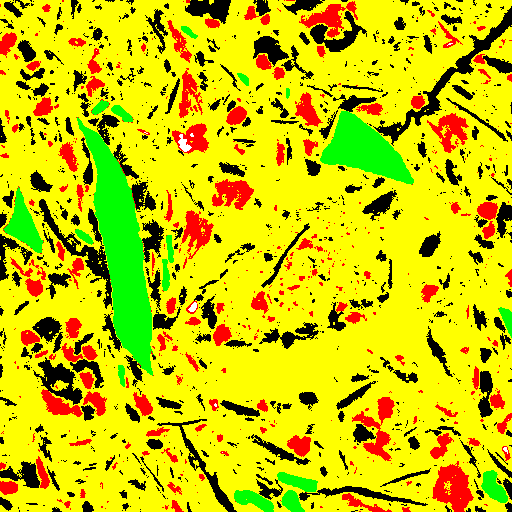
#> input picture pipeline-Master dataset/data/segmented_images/01_1.png, 512 x 512 px; its folder holds only this picture in this run
$ python Unreacted_local_properties.py
#> lines starting #> are read from the running program, lines starting #| are printed output that depends on the picture; after the words box and inside, x2 and y2 are one past the last pixel; in counts of white or black regions, pixels touching at a corner belong together
import os
import cv2
import math
import numpy as np
import matplotlib.pyplot as plt
from scipy import ndimage
from skimage import color, measure
from skimage.measure import label, regionprops
from openpyxl import Workbook

# --- Paths ---
input_folder = "data/segmented_images"
output_folder_data = "data/local/unreacted/data"
output_folder_image = "data/local/unreacted/images"

# Create output folders if they don’t exist
os.makedirs(output_folder_data, exist_ok=True)
os.makedirs(output_folder_image, exist_ok=True)

# --- Parameters ---
pixels_to_um = 1  # scale factor (1 px = 0.0827 µm if you wish to adjust)

# --- Process each image ---
for filename in sorted(os.listdir(input_folder)):
    if not (filename.lower().endswith('.png') or filename.lower().endswith('.jpg')):
        continue

    # Read image
    filepath = os.path.join(input_folder, filename)
    img = cv2.imread(filepath, 1)
#> img is the input picture: shape (512, 512, 3); mean B, G, R 0.2, 199.9, 205.3
    if img is None:
        print(f"Skipping unreadable file: {filename}")
        continue

    img_rgb = cv2.cvtColor(img, cv2.COLOR_BGR2RGB)

    # Define lower/upper bounds for RED in BGR
    lower_red = np.array([100, 0, 0], dtype=np.uint8)   # low B, low G, high-ish R
    upper_red = np.array([255, 100, 100], dtype=np.uint8)  # allow some B,G noise, max R


    # Create mask and extract only green regions
    mask_red = cv2.inRange(img_rgb, lower_red, upper_red)
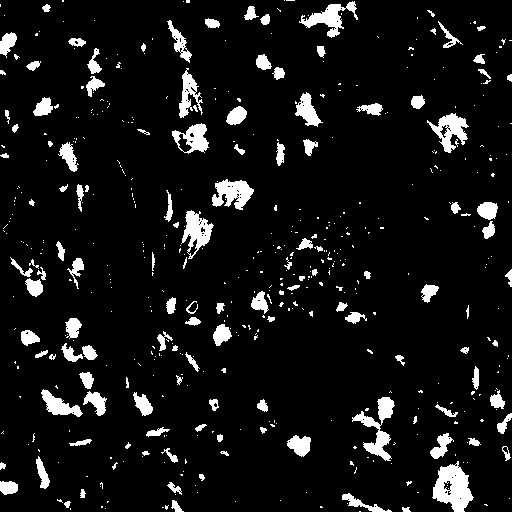
#> mask_red: shape (512, 512); 8% white; 516 white regions (387 under 20 px), largest, box (x1, y1, x2, y2) and area: (432, 461, 474, 512) 1246, (352, 397, 395, 461) 946, (212, 179, 254, 210) 799
    red_only = cv2.bitwise_and(img_rgb, img_rgb, mask=mask_red)
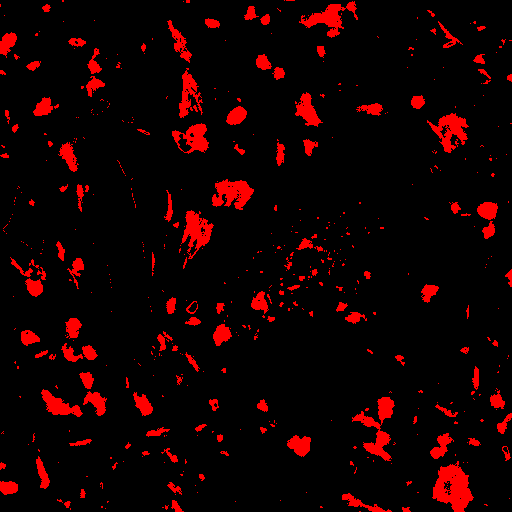
#> red_only: shape (512, 512, 3); mean R, G, B 20.3, 0, 0
    red_only_gray = cv2.cvtColor(red_only, cv2.COLOR_RGB2GRAY)
#> red_only_gray: shape (512, 512); values 0 (black) and 76 (white), 8% white; 516 white regions (387 under 20 px)

    # Label connected regions
    s = np.ones((3, 3), dtype=int)
    label_mask, num_labels = ndimage.label(red_only_gray, structure=s)
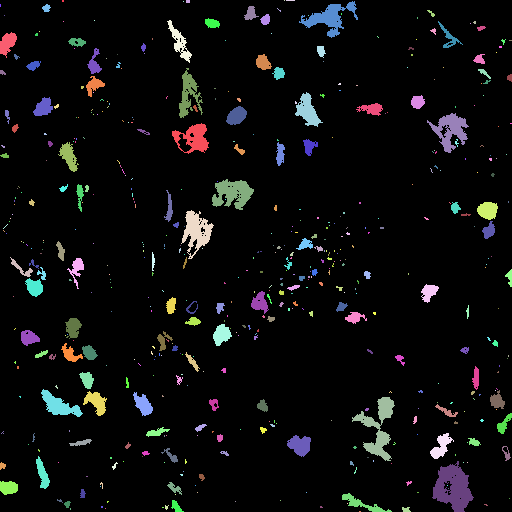
#> label_mask: shape (512, 512) int32; 517 distinct labels, from 0 to 516; one colour per label, 0 black
#> num_labels = 516

    # Extract region properties
    clusters = measure.regionprops(label_mask, img)
#> clusters = 516 regions; largest, box (x1, y1, x2, y2) and area: (432, 461, 474, 512) 1246, (352, 397, 395, 461) 946, (212, 179, 254, 210) 799, (299, 1, 358, 38) 769, (181, 210, 214, 259) 753
    propertyList = [
        'centroid',
        'Area',
        'equivalent_diameter',
        'orientation',
        'MajorAxisLength',
        'MinorAxisLength',
        'Perimeter'
    ]

    # --- Create and write Excel file ---
    wb = Workbook()
    ws = wb.active
    ws.title = "Unreacted Measurements"
    ws.append(['Label'] + propertyList)

    for cluster_props in clusters:
        row_data = [cluster_props['Label']]
        for prop in propertyList:
            if prop == 'Area':
                to_print = cluster_props[prop] * pixels_to_um**2
            elif prop == 'centroid':
                y, x = cluster_props[prop]
                to_print = f"({y:.2f}, {x:.2f})"
            elif prop == 'orientation':
                to_print = cluster_props[prop] * 57.2958  # radians to degrees
            elif 'Intensity' not in prop:
                to_print = cluster_props[prop] * pixels_to_um
            else:
                to_print = cluster_props[prop]
            if isinstance(to_print, (int, float)):
                to_print = f"{to_print:.6f}".replace(',', '.')
            row_data.append(to_print)
        ws.append(row_data)
#> this loop made 516 passes

    image_name_no_ext = os.path.splitext(filename)[0]
    excel_output_path = os.path.join(output_folder_data, f"unreacted_property_{image_name_no_ext}.xlsx")
    wb.save(excel_output_path)
    print(f"Saved Excel: unreacted_property_{image_name_no_ext}.xlsx")
"""
    # --- Generate marked image ---
    regions = regionprops(label_mask)
    fig, ax = plt.subplots()
    ax.imshow(red_only_gray, cmap=plt.cm.gray)

    for i, props in enumerate(regions, start=1):
        y0, x0 = props.centroid
        orientation = props.orientation
        x1 = x0 + math.cos(orientation) * 0.5 * props.axis_minor_length
        y1 = y0 - math.sin(orientation) * 0.5 * props.axis_minor_length
        x2 = x0 - math.sin(orientation) * 0.5 * props.axis_major_length
        y2 = y0 - math.cos(orientation) * 0.5 * props.axis_major_length

        ax.plot((x0, x1), (y0, y1), '-r', linewidth=0.5)
        ax.plot((x0, x2), (y0, y2), '-r', linewidth=0.5)
        ax.plot(x0, y0, '.g', markersize=5)

        minr, minc, maxr, maxc = props.bbox
        bx = (minc, maxc, maxc, minc, minc)
        by = (minr, minr, maxr, maxr, minr)
        ax.plot(bx, by, '-b', linewidth=0.5)

        # Serial number label
        ax.text(x0 + 10, y0, str(i), color='yellow', fontsize=8, weight='normal')

    ax.axis((0, 1536, 1024, 0))
    plt.tight_layout()

    # Save marked image
    image_output_path = os.path.join(output_folder_image, f"{image_name_no_ext}_marked.png")
    plt.savefig(image_output_path, dpi=300, bbox_inches='tight')
    plt.close(fig)

    print(f"Saved marked image: {image_name_no_ext}_marked.png")
"""
print("\nAll images processed, Excel files and marked images saved successfully!")

$ run again, on pipeline-Master dataset/data/segmented_images/01_5.png
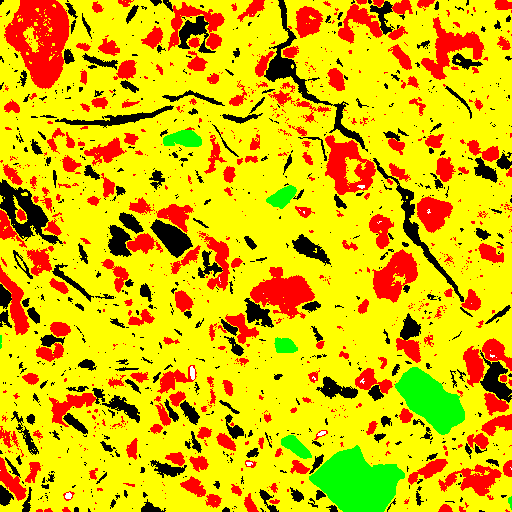
#> input picture pipeline-Master dataset/data/segmented_images/01_5.png, 512 x 512 px
#> img is the input picture: shape (512, 512, 3); mean B, G, R 0.2, 190.3, 223.2
#> `mask_red = cv2.inRange(img_rgb, lower_red, upper_red)`:
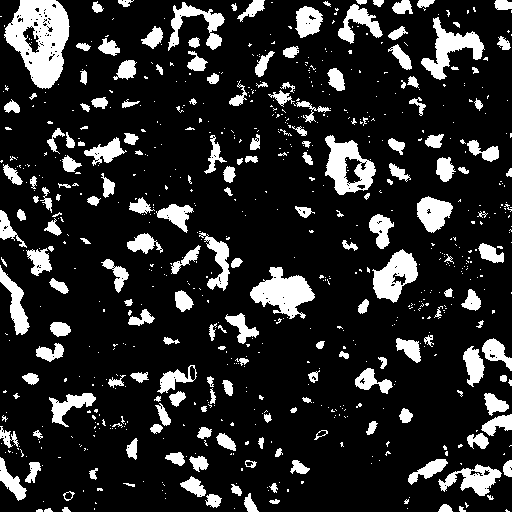
#> mask_red: shape (512, 512); 16% white; 749 white regions (557 under 20 px), largest, box (x1, y1, x2, y2) and area: (4, 0, 70, 89) 3573, (250, 267, 315, 319) 1797, (325, 135, 376, 195) 1603
#> red_only_gray: shape (512, 512); values 0 (black) and 76 (white), 16% white; 749 white regions (557 under 20 px)
#> `label_mask, num_labels = ndimage.label(red_only_gray, structure=s)`:
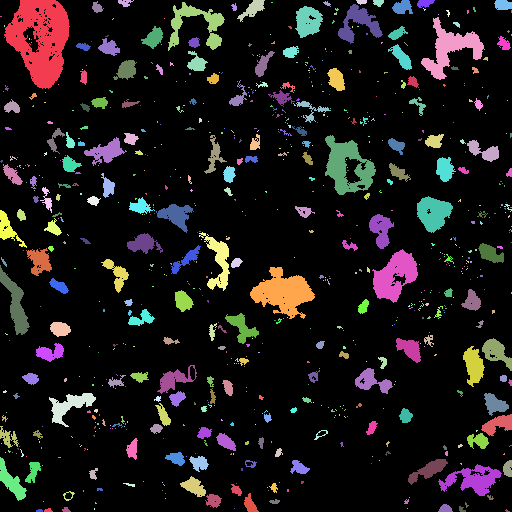
#> label_mask: shape (512, 512) int32; 750 distinct labels, from 0 to 749; one colour per label, 0 black
#> num_labels = 749
#> clusters = 749 regions; largest, box (x1, y1, x2, y2) and area: (4, 0, 70, 89) 3573, (250, 267, 315, 319) 1797, (325, 135, 376, 195) 1603, (421, 17, 485, 80) 1404, (372, 249, 418, 303) 1364
#> the loop `for cluster_props in clusters:` made 749 passes

$ run again, on pipeline-Master dataset/data/segmented_images/01_6.png
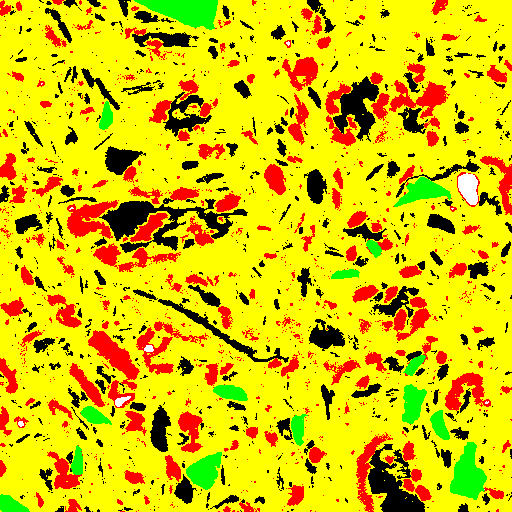
#> input picture pipeline-Master dataset/data/segmented_images/01_6.png, 512 x 512 px
#> img is the input picture: shape (512, 512, 3); mean B, G, R 0.7, 196.9, 219.7
#> `mask_red = cv2.inRange(img_rgb, lower_red, upper_red)`:
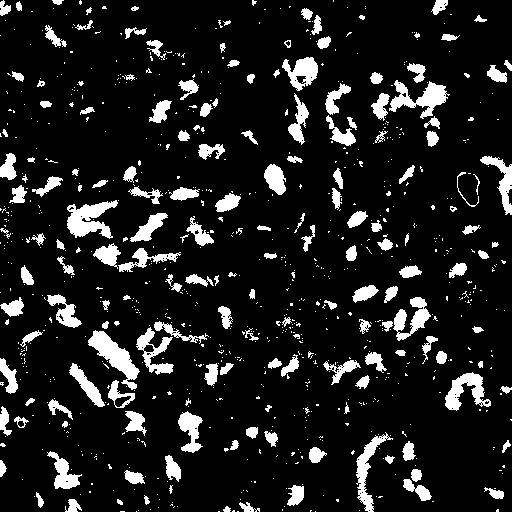
#> mask_red: shape (512, 512); 12% white; 881 white regions (708 under 20 px), largest, box (x1, y1, x2, y2) and area: (88, 330, 140, 390) 1124, (67, 200, 118, 239) 1082, (389, 80, 450, 119) 990
#> red_only_gray: shape (512, 512); values 0 (black) and 76 (white), 12% white; 881 white regions (708 under 20 px)
#> `label_mask, num_labels = ndimage.label(red_only_gray, structure=s)`:
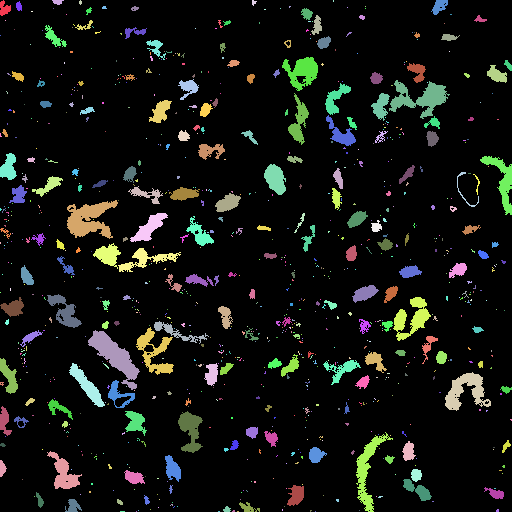
#> label_mask: shape (512, 512) int32; 882 distinct labels, from 0 to 881; one colour per label, 0 black
#> num_labels = 881
#> clusters = 881 regions; largest, box (x1, y1, x2, y2) and area: (88, 330, 140, 390) 1124, (67, 200, 118, 239) 1082, (389, 80, 450, 119) 990, (445, 372, 491, 411) 832, (356, 432, 393, 512) 797
#> the loop `for cluster_props in clusters:` made 881 passes

$ run again, on pipeline-Master dataset/data/segmented_images/01_2.png
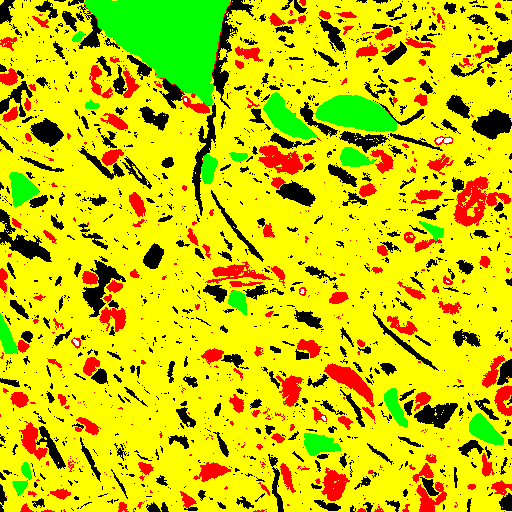
#> input picture pipeline-Master dataset/data/segmented_images/01_2.png, 512 x 512 px
#> img is the input picture: shape (512, 512, 3); mean B, G, R 0.1, 203.7, 207.5
#> `mask_red = cv2.inRange(img_rgb, lower_red, upper_red)`:
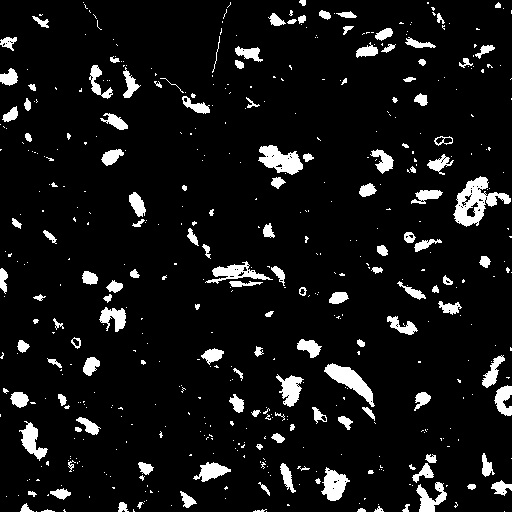
#> mask_red: shape (512, 512); 7.8% white; 514 white regions (373 under 20 px), largest, box (x1, y1, x2, y2) and area: (453, 176, 511, 227) 1253, (324, 363, 375, 407) 788, (258, 145, 303, 175) 787
#> red_only_gray: shape (512, 512); values 0 (black) and 76 (white), 7.8% white; 514 white regions (373 under 20 px)
#> `label_mask, num_labels = ndimage.label(red_only_gray, structure=s)`:
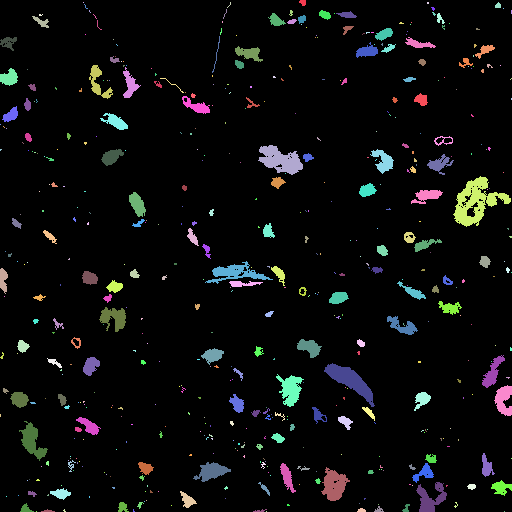
#> label_mask: shape (512, 512) int32; 515 distinct labels, from 0 to 514; one colour per label, 0 black
#> num_labels = 514
#> clusters = 514 regions; largest, box (x1, y1, x2, y2) and area: (453, 176, 511, 227) 1253, (324, 363, 375, 407) 788, (258, 145, 303, 175) 787, (321, 467, 350, 501) 569, (205, 261, 273, 284) 562
#> the loop `for cluster_props in clusters:` made 514 passes

$ run again, on pipeline-Master dataset/data/segmented_images/01_3.png
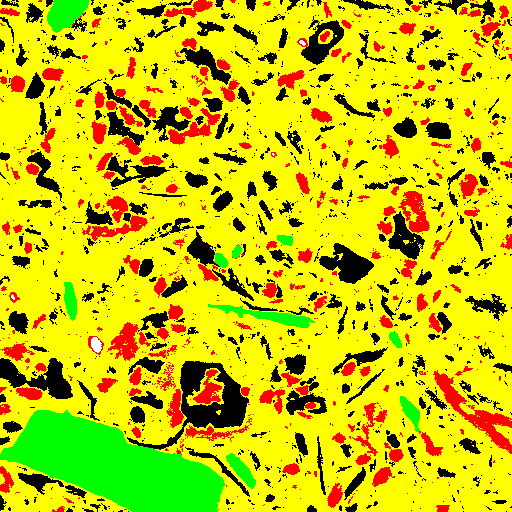
#> input picture pipeline-Master dataset/data/segmented_images/01_3.png, 512 x 512 px
#> img is the input picture: shape (512, 512, 3); mean B, G, R 0.2, 197.5, 203.3
#> `mask_red = cv2.inRange(img_rgb, lower_red, upper_red)`:
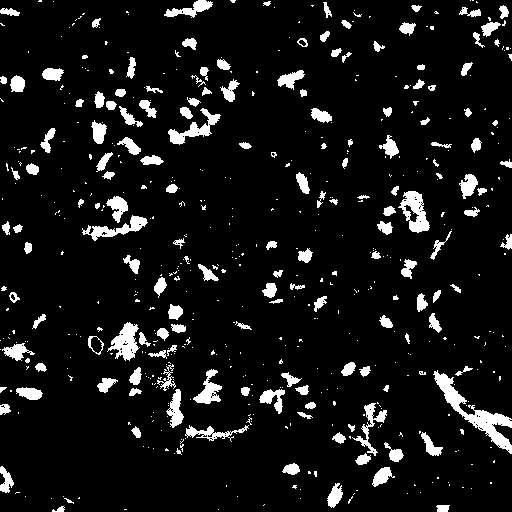
#> mask_red: shape (512, 512); 8.4% white; 556 white regions (395 under 20 px), largest, box (x1, y1, x2, y2) and area: (433, 370, 512, 454) 1487, (398, 191, 430, 233) 698, (107, 322, 140, 361) 657
#> red_only_gray: shape (512, 512); values 0 (black) and 76 (white), 8.4% white; 556 white regions (395 under 20 px)
#> `label_mask, num_labels = ndimage.label(red_only_gray, structure=s)`:
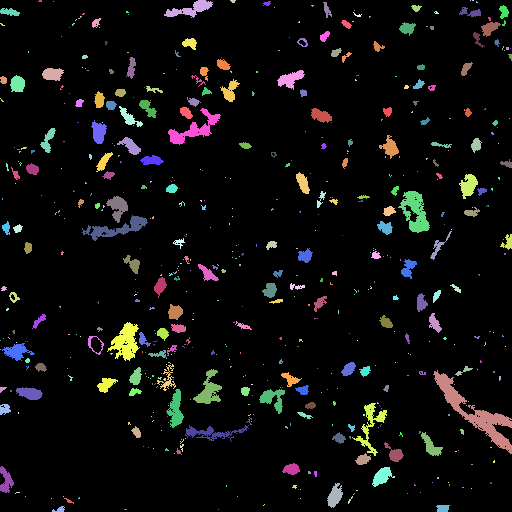
#> label_mask: shape (512, 512) int32; 557 distinct labels, from 0 to 556; one colour per label, 0 black
#> num_labels = 556
#> clusters = 556 regions; largest, box (x1, y1, x2, y2) and area: (433, 370, 512, 454) 1487, (398, 191, 430, 233) 698, (107, 322, 140, 361) 657, (168, 108, 221, 145) 591, (82, 215, 148, 241) 573
#> the loop `for cluster_props in clusters:` made 556 passes
